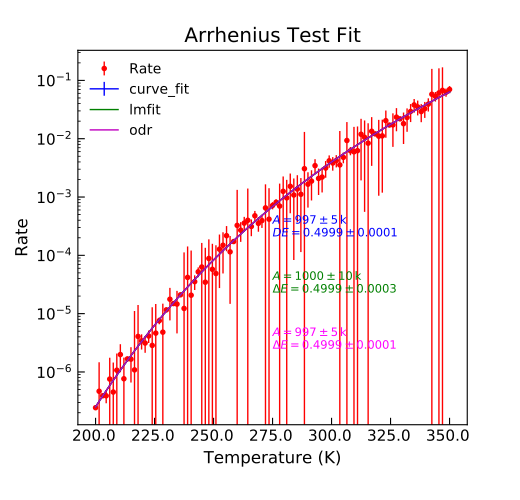

The script that drew this image:
"""Example of Arrhenius Fit."""
# pylint: disable=invalid-name
from Stoner import Data
from Stoner.analysis.fitting.models.thermal import Arrhenius, arrhenius
from numpy import linspace, ceil, log10, abs as np_abs
from numpy.random import normal

# Make some data
T = linspace(200, 350, 101)
R = arrhenius(T + normal(size=len(T), scale=3.0, loc=0.0), 1e6, 0.5)
E = 10 ** ceil(log10(np_abs(R - arrhenius(T, 1e6, 0.5))))
d = Data(T, R, E, setas="xye", column_headers=["T", "Rate"])

# Curve_fit on its own
d.curve_fit(arrhenius, p0=(1e6, 0.5), result=True, header="curve_fit")
d.setas = "xyey"
d.plot(fmt=["r.", "b-"])
d.annotate_fit(
    arrhenius,
    x=0.5,
    y=0.5,
    mode="eng",
    fontdict={"size": "x-small", "color": "blue"},
)

# lmfit using lmfit guesses
fit = Arrhenius()
d.setas = "xye"
d.lmfit(fit, result=True, header="lmfit")
d.setas = "x...y"
d.plot(fmt="g-")
d.annotate_fit(
    Arrhenius,
    x=0.5,
    y=0.35,
    prefix="Arrhenius",
    mode="eng",
    fontdict={"size": "x-small", "color": "green"},
)

d.setas = "xye"
res = d.odr(Arrhenius, result=True, header="odr", prefix="ODR")
d.setas = "x....y"
d.plot(fmt="m-")
d.annotate_fit(
    Arrhenius,
    x=0.5,
    y=0.2,
    prefix="ODR",
    mode="eng",
    fontdict={"size": "x-small", "color": "magenta"},
)


d.title = "Arrhenius Test Fit"
d.ylabel("Rate")
d.xlabel("Temperature (K)")
d.yscale("log")
